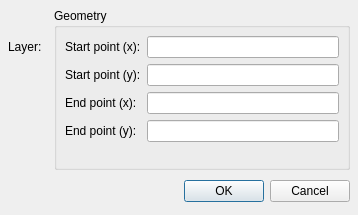
<ui version="4.0" >
 <author></author>
 <comment></comment>
 <exportmacro></exportmacro>
 <class>QG_DlgLine</class>
 <widget class="QDialog" name="QG_DlgLine" >
  <property name="geometry" >
   <rect>
    <x>0</x>
    <y>0</y>
    <width>358</width>
    <height>215</height>
   </rect>
  </property>
  <property name="windowTitle" >
   <string>Line</string>
  </property>
  <layout class="QVBoxLayout" >
   <property name="margin" >
    <number>8</number>
   </property>
   <property name="spacing" >
    <number>6</number>
   </property>
   <item>
    <layout class="QHBoxLayout" >
     <property name="margin" >
      <number>0</number>
     </property>
     <property name="spacing" >
      <number>6</number>
     </property>
     <item>
      <layout class="QVBoxLayout" >
       <property name="margin" >
        <number>0</number>
       </property>
       <property name="spacing" >
        <number>6</number>
       </property>
       <item>
        <layout class="QHBoxLayout" >
         <property name="margin" >
          <number>0</number>
         </property>
         <property name="spacing" >
          <number>6</number>
         </property>
         <item>
          <widget class="QLabel" name="lLayer" >
           <property name="sizePolicy" >
            <sizepolicy>
             <hsizetype>5</hsizetype>
             <vsizetype>5</vsizetype>
             <horstretch>0</horstretch>
             <verstretch>0</verstretch>
            </sizepolicy>
           </property>
           <property name="text" >
            <string>Layer:</string>
           </property>
          </widget>
         </item>
         <item>
          <widget class="QG_LayerBox" name="cbLayer" />
         </item>
        </layout>
       </item>
       <item>
        <widget class="QG_WidgetPen" name="wPen" />
       </item>
      </layout>
     </item>
     <item>
      <widget class="QGroupBox" name="groupBox" >
       <property name="title" >
        <string>Geometry</string>
       </property>
       <layout class="QGridLayout" >
        <property name="margin" >
         <number>8</number>
        </property>
        <property name="spacing" >
         <number>6</number>
        </property>
        <item row="4" column="1" >
         <spacer>
          <property name="orientation" >
           <enum>Qt::Vertical</enum>
          </property>
          <property name="sizeHint" >
           <size>
            <width>20</width>
            <height>20</height>
           </size>
          </property>
         </spacer>
        </item>
        <item row="4" column="0" >
         <spacer>
          <property name="orientation" >
           <enum>Qt::Vertical</enum>
          </property>
          <property name="sizeHint" >
           <size>
            <width>20</width>
            <height>20</height>
           </size>
          </property>
         </spacer>
        </item>
        <item row="3" column="0" >
         <widget class="QLabel" name="lEndY" >
          <property name="text" >
           <string>End point (y):</string>
          </property>
         </widget>
        </item>
        <item row="0" column="0" >
         <widget class="QLabel" name="lStartX" >
          <property name="text" >
           <string>Start point (x):</string>
          </property>
         </widget>
        </item>
        <item row="1" column="0" >
         <widget class="QLabel" name="lStartY" >
          <property name="text" >
           <string>Start point (y):</string>
          </property>
         </widget>
        </item>
        <item row="2" column="0" >
         <widget class="QLabel" name="lEndX" >
          <property name="text" >
           <string>End point (x):</string>
          </property>
         </widget>
        </item>
        <item row="0" column="1" >
         <widget class="QLineEdit" name="leStartX" >
          <property name="minimumSize" >
           <size>
            <width>64</width>
            <height>0</height>
           </size>
          </property>
         </widget>
        </item>
        <item row="1" column="1" >
         <widget class="QLineEdit" name="leStartY" >
          <property name="minimumSize" >
           <size>
            <width>64</width>
            <height>0</height>
           </size>
          </property>
         </widget>
        </item>
        <item row="3" column="1" >
         <widget class="QLineEdit" name="leEndY" >
          <property name="minimumSize" >
           <size>
            <width>64</width>
            <height>0</height>
           </size>
          </property>
         </widget>
        </item>
        <item row="2" column="1" >
         <widget class="QLineEdit" name="leEndX" >
          <property name="minimumSize" >
           <size>
            <width>64</width>
            <height>0</height>
           </size>
          </property>
         </widget>
        </item>
       </layout>
      </widget>
     </item>
    </layout>
   </item>
   <item>
    <layout class="QHBoxLayout" >
     <property name="margin" >
      <number>0</number>
     </property>
     <property name="spacing" >
      <number>6</number>
     </property>
     <item>
      <spacer>
       <property name="orientation" >
        <enum>Qt::Horizontal</enum>
       </property>
       <property name="sizeHint" >
        <size>
         <width>131</width>
         <height>31</height>
        </size>
       </property>
      </spacer>
     </item>
     <item>
      <widget class="QPushButton" name="okButton" >
       <property name="text" >
        <string>OK</string>
       </property>
      </widget>
     </item>
     <item>
      <widget class="QPushButton" name="cancelButton" >
       <property name="text" >
        <string>Cancel</string>
       </property>
      </widget>
     </item>
    </layout>
   </item>
  </layout>
 </widget>
 <pixmapfunction></pixmapfunction>
 <customwidgets>
  <customwidget>
   <class>QG_LayerBox</class>
   <extends></extends>
   <header>qg_layerbox.h</header>
   <container>0</container>
   <pixmap></pixmap>
  </customwidget>
  <customwidget>
   <class>QG_WidgetPen</class>
   <extends></extends>
   <header>qg_widgetpen.h</header>
   <container>0</container>
   <pixmap></pixmap>
  </customwidget>
 </customwidgets>
 <tabstops>
  <tabstop>leStartX</tabstop>
  <tabstop>leStartY</tabstop>
  <tabstop>leEndX</tabstop>
  <tabstop>leEndY</tabstop>
  <tabstop>okButton</tabstop>
  <tabstop>cancelButton</tabstop>
 </tabstops>
 <resources/>
 <connections>
  <connection>
   <sender>okButton</sender>
   <signal>clicked()</signal>
   <receiver>QG_DlgLine</receiver>
   <slot>accept()</slot>
   <hints>
    <hint type="sourcelabel" >
     <x>278</x>
     <y>253</y>
    </hint>
    <hint type="destinationlabel" >
     <x>96</x>
     <y>254</y>
    </hint>
   </hints>
  </connection>
  <connection>
   <sender>cancelButton</sender>
   <signal>clicked()</signal>
   <receiver>QG_DlgLine</receiver>
   <slot>reject()</slot>
   <hints>
    <hint type="sourcelabel" >
     <x>369</x>
     <y>253</y>
    </hint>
    <hint type="destinationlabel" >
     <x>179</x>
     <y>282</y>
    </hint>
   </hints>
  </connection>
 </connections>
</ui>
